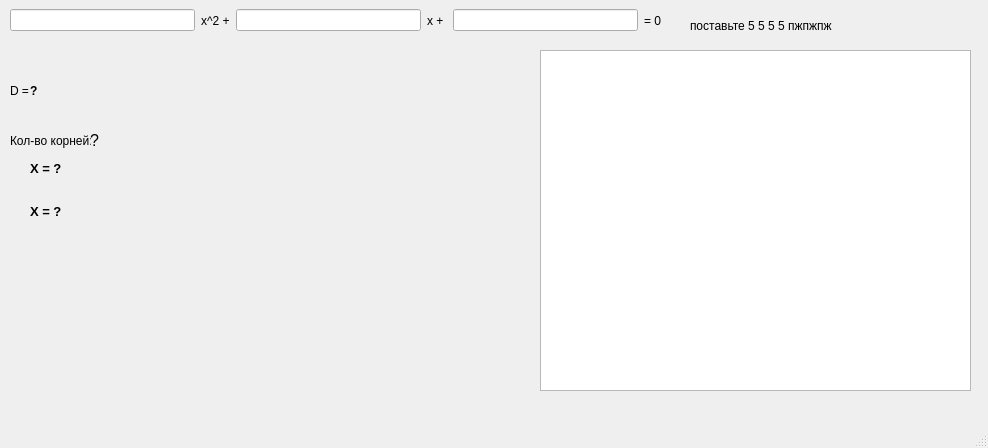
<?xml version="1.0" encoding="UTF-8"?>
<ui version="4.0">
 <class>MainWindow</class>
 <widget class="QMainWindow" name="MainWindow">
  <property name="geometry">
   <rect>
    <x>0</x>
    <y>0</y>
    <width>988</width>
    <height>448</height>
   </rect>
  </property>
  <property name="windowTitle">
   <string>MainWindow</string>
  </property>
  <widget class="QWidget" name="centralwidget">
   <widget class="QWidget" name="horizontalLayoutWidget">
    <property name="geometry">
     <rect>
      <x>10</x>
      <y>0</y>
      <width>651</width>
      <height>41</height>
     </rect>
    </property>
    <layout class="QHBoxLayout" name="horizontalLayout" stretch="0,0,0,0,0,0">
     <property name="spacing">
      <number>6</number>
     </property>
     <property name="sizeConstraint">
      <enum>QLayout::SetMaximumSize</enum>
     </property>
     <property name="topMargin">
      <number>0</number>
     </property>
     <item>
      <widget class="QLineEdit" name="A"/>
     </item>
     <item>
      <widget class="QLabel" name="label">
       <property name="text">
        <string>x^2 +</string>
       </property>
      </widget>
     </item>
     <item>
      <widget class="QLineEdit" name="B"/>
     </item>
     <item>
      <widget class="QLabel" name="label_2">
       <property name="text">
        <string>x + </string>
       </property>
      </widget>
     </item>
     <item>
      <widget class="QLineEdit" name="C"/>
     </item>
     <item>
      <widget class="QLabel" name="label_3">
       <property name="text">
        <string>= 0</string>
       </property>
      </widget>
     </item>
    </layout>
   </widget>
   <widget class="QLabel" name="label_4">
    <property name="geometry">
     <rect>
      <x>10</x>
      <y>120</y>
      <width>81</width>
      <height>41</height>
     </rect>
    </property>
    <property name="text">
     <string>Кол-во корней:</string>
    </property>
   </widget>
   <widget class="QLabel" name="amount">
    <property name="geometry">
     <rect>
      <x>90</x>
      <y>120</y>
      <width>221</width>
      <height>41</height>
     </rect>
    </property>
    <property name="font">
     <font>
      <pointsize>12</pointsize>
      <weight>50</weight>
      <bold>false</bold>
     </font>
    </property>
    <property name="text">
     <string>?</string>
    </property>
   </widget>
   <widget class="QWidget" name="verticalLayoutWidget">
    <property name="geometry">
     <rect>
      <x>30</x>
      <y>150</y>
      <width>411</width>
      <height>80</height>
     </rect>
    </property>
    <layout class="QVBoxLayout" name="verticalLayout">
     <item>
      <widget class="QLabel" name="x1">
       <property name="font">
        <font>
         <pointsize>10</pointsize>
         <weight>75</weight>
         <bold>true</bold>
        </font>
       </property>
       <property name="text">
        <string>X = ?</string>
       </property>
      </widget>
     </item>
     <item>
      <widget class="QLabel" name="x2">
       <property name="font">
        <font>
         <pointsize>10</pointsize>
         <weight>75</weight>
         <bold>true</bold>
        </font>
       </property>
       <property name="text">
        <string>X = ?</string>
       </property>
      </widget>
     </item>
    </layout>
   </widget>
   <widget class="QLabel" name="label_5">
    <property name="geometry">
     <rect>
      <x>10</x>
      <y>70</y>
      <width>21</width>
      <height>41</height>
     </rect>
    </property>
    <property name="text">
     <string>D =</string>
    </property>
   </widget>
   <widget class="QLabel" name="D">
    <property name="geometry">
     <rect>
      <x>30</x>
      <y>70</y>
      <width>461</width>
      <height>41</height>
     </rect>
    </property>
    <property name="font">
     <font>
      <weight>75</weight>
      <bold>true</bold>
     </font>
    </property>
    <property name="text">
     <string>?</string>
    </property>
   </widget>
   <widget class="PlotWidget" name="grafen">
    <property name="geometry">
     <rect>
      <x>540</x>
      <y>50</y>
      <width>431</width>
      <height>341</height>
     </rect>
    </property>
    <property name="backgroundBrush">
     <brush brushstyle="NoBrush">
      <color alpha="255">
       <red>255</red>
       <green>255</green>
       <blue>255</blue>
      </color>
     </brush>
    </property>
   </widget>
   <widget class="QLabel" name="POMOGITE">
    <property name="geometry">
     <rect>
      <x>690</x>
      <y>10</y>
      <width>231</width>
      <height>31</height>
     </rect>
    </property>
    <property name="text">
     <string>поставьте 5 5 5 5 пжпжпж</string>
    </property>
   </widget>
  </widget>
  <widget class="QMenuBar" name="menubar">
   <property name="geometry">
    <rect>
     <x>0</x>
     <y>0</y>
     <width>988</width>
     <height>21</height>
    </rect>
   </property>
  </widget>
  <widget class="QStatusBar" name="statusbar"/>
 </widget>
 <customwidgets>
  <customwidget>
   <class>PlotWidget</class>
   <extends>QGraphicsView</extends>
   <header>pyqtgraph</header>
  </customwidget>
 </customwidgets>
 <resources/>
 <connections/>
</ui>
